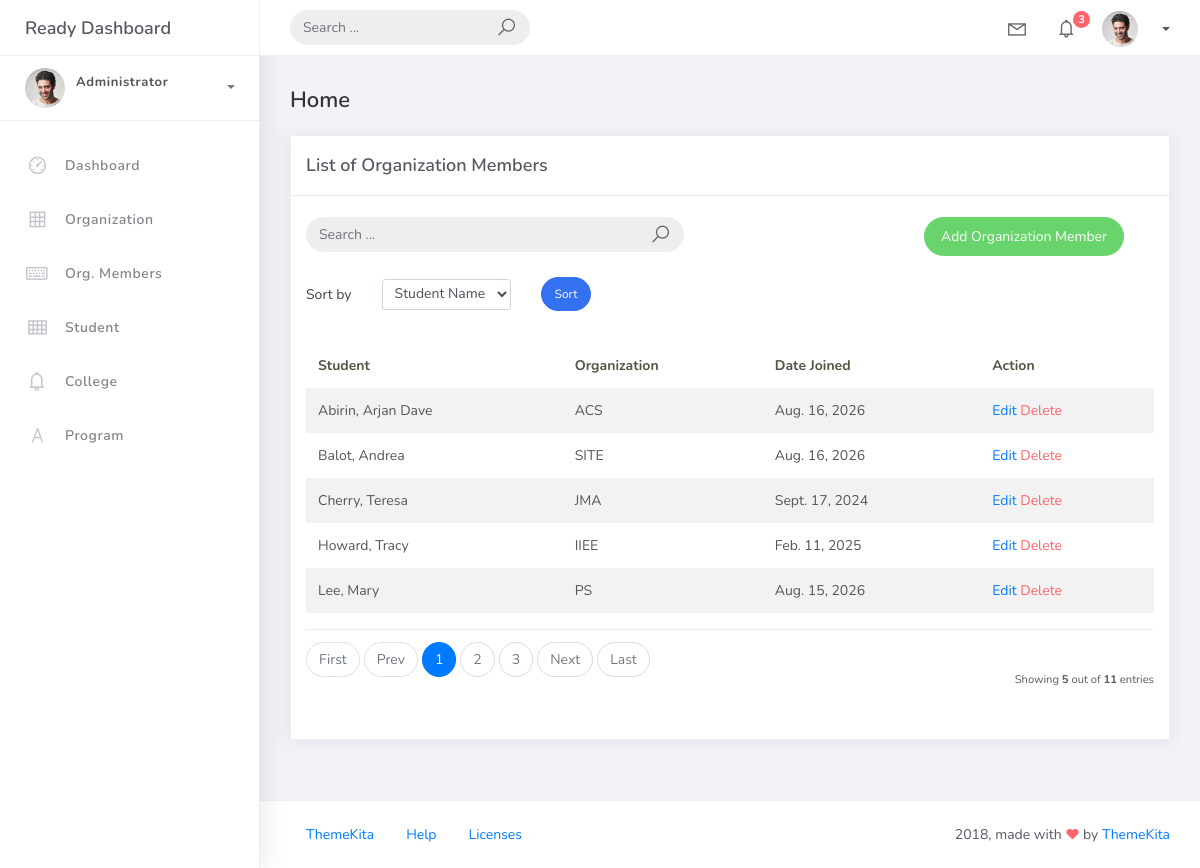
The page /orgmember_list on the database its author committed.
### studentorg/models.py (models this page shows)
class BaseModel(models.Model):
    created_at = models.DateTimeField(auto_now_add=True, db_index=True)
    updated_at = models.DateTimeField(auto_now=True)
    class Meta:
        abstract = True

class OrgMember(BaseModel):
    student = models.ForeignKey(Student, on_delete=models.CASCADE)
    organization = models.ForeignKey(Organization, on_delete=models.CASCADE)
    date_joined = models.DateField()

class Student(BaseModel):
    student_id = models.CharField(max_length=15)
    lastname = models.CharField(max_length=25)
    firstname = models.CharField(max_length=25)
    middlename = models.CharField(
        max_length=25,
        blank=True,
        null=True
    )
    program = models.ForeignKey(Program, on_delete=models.CASCADE)
    def __str__(self):
        return f"{self.lastname}, {self.firstname}"

class Organization(BaseModel):
    name = models.CharField(max_length=250)
    college = models.ForeignKey(
        College,
        null=True,
        blank=True,
        on_delete=models.CASCADE
    )
    description = models.CharField(max_length=500)
    def __str__(self):
        return self.name

### studentorg/views.py (the view)
# urls.py: path('orgmember_list', OrgMemberListView.as_view(), name='orgmember-list'),
class OrgMemberListView(ListView):
    model = OrgMember
    context_object_name = 'orgmembers'
    template_name = 'orgmember_list.html'
    paginate_by = 5
    def get_queryset(self):
        qs = super().get_queryset()
        query = self.request.GET.get('q')
        if query:
            qs = qs.filter(
                Q(student__firstname__icontains=query) |
                Q(student__lastname__icontains=query) |
                Q(organization__name__icontains=query)
            )
        return qs
    def get_ordering(self):
        allowed = [
            "student__lastname",
            "student__firstname",
            "date_joined",
        ]
        sort_by = self.request.GET.get("sort_by")
        if sort_by in allowed:
            return sort_by
        return "student__lastname"

### templates/orgmember_list.html (shortened to what this page needs)
{% extends 'base.html' %}
{% load static %}
{% block content %}
<div class="content">
    <div class="container-fluid">
        <h4 class="page-title">Home</h4>
        <div class="row">
            <div class="col-md-12">
                <div class="card">
                    <div class="card-header">
                        <div class="card-title">List of Organization Members</div>
                    </div>
                    <br />
                    <div class="col-md-12 row">
                        <div class="col-md-6">
                            <form
                                class="navbar-left navbar-form nav-search mr-md-3"
                                method="get"
                                action="{% url 'orgmember-list' %}"
                            >
                                <div class="input-group">
                                    <input
                                        type="text"
                                        name="q"
                                        value="{{ request.GET.q }}"
                                        placeholder="Search ..."
                                        class="form-control"
                                    />
                                    <div class="input-group-append">
                                        <span class="input-group-text">
                                            <i class="la la-search search-icon"></i>
                                        </span>
                                    </div>
                                </div>
                            </form>
                        </div>
                        <div class="col-md-6">
                            <div class="pull-right">
                                <a
                                    href="{% url 'orgmember-add' %}"
                                    class="btn btn-success btn-rounded"
                                >
                                    Add Organization Member
                                </a>
                            </div>
                        </div>
                    </div>
                    <br />
                    <div class="col-md-12">
                        <form method="get" class="row g-2 align-items-center">
                            <div class="col-auto">
                                <label for="smallSelect" class="col-form-label">
                                    Sort by
                                </label>
                            </div>
                            <div class="col-auto">
                                <select
                                    class="form-control form-control-sm"
                                    id="smallSelect"
                                    name="sort_by"
                                >
                                    <option
                                        value="student__lastname"
                                    >
                                        Student Name
                                    </option>
                                </select>
                            </div>
                            <div class="col-auto">
                                <button
                                    type="submit"
                                    class="btn btn-primary btn-sm btn-rounded"
                                >
                                    Sort
                                </button>
                            </div>
                        </form>
                    </div>
                    <div class="card-body">
                        <table class="table table-striped mt-3">
                            <thead>
                                <tr>
                                    <th scope="col">Student</th>
                                    <th scope="col">Organization</th>
                                    <th scope="col">Date Joined</th>
                                    <th scope="col">Action</th>
                                </tr>
                            </thead>
                            <tbody>
                                {% for object in object_list %}
                                <tr>
                                    <td>
                                        {{ object.student }}
                                    </td>
                                    <td>
                                        {{ object.organization }}
                                    </td>
                                    <td>
                                        {{ object.date_joined }}
                                    </td>
                                    <td>
                                        <a href="{% url 'orgmember-update' object.pk %}">
                                            Edit
                                        </a>
                                        <a
                                            href="{% url 'orgmember-delete' object.pk %}"
                                            class="text-danger"
                                        >
                                            Delete
                                        </a>
                                    </td>
                                </tr>
                                {% endfor %}
                            </tbody>
                        </table>
                        {% include 'includes/pagination.html' %}
                    </div>
                </div>
            </div>
        </div>
    </div>
</div>
{% endblock %}

### rows shown on the page
OrgMember: student "Abirin, Arjan Dave", organization "ACS", date_joined "Aug. 16, 2026"
OrgMember: student "Balot, Andrea", organization "SITE", date_joined "Aug. 16, 2026"
OrgMember: student "Cherry, Teresa", organization "JMA", date_joined "Sept. 17, 2024"
OrgMember: student "Howard, Tracy", organization "IIEE", date_joined "Feb. 11, 2025"
OrgMember: student "Lee, Mary", organization "PS", date_joined "Aug. 15, 2026"

### other values the page prints
{{ page_num }} "1"
{{ page_num }} "2" "3"
{{ object_list.count }} "5"
{{ paginator.count }} "11"
